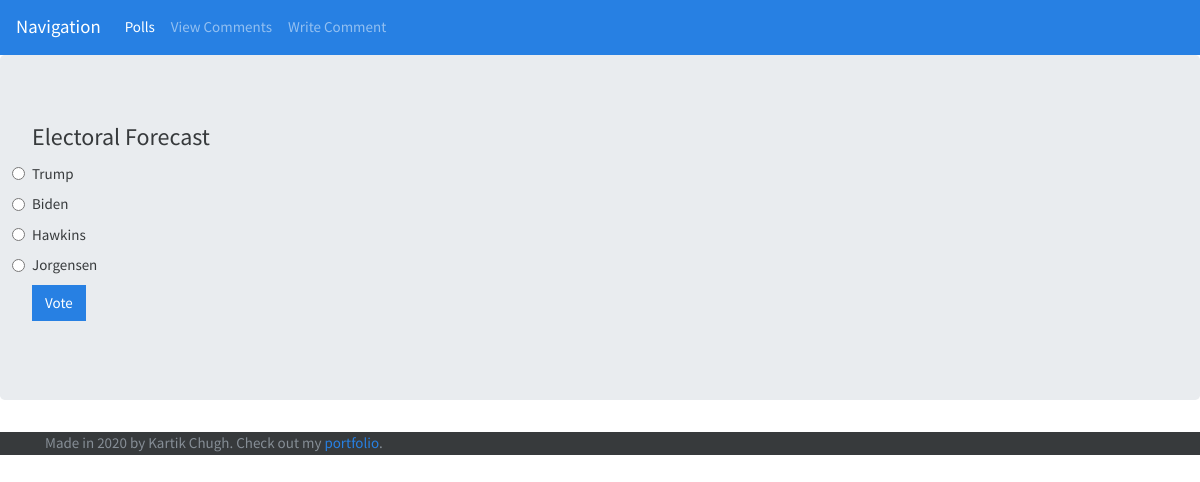
The app's page /polls/2/ with its own data.
### polls/models.py (models this page shows, shortened)
class Question(models.Model):
    question_text = models.CharField(max_length=200)
    pub_date = models.DateTimeField('date published')
    def was_published_recently(self):
        now = timezone.now()
        return now >= self.pub_date >= now - datetime.timedelta(days=1)
    was_published_recently.admin_order_field = 'pub_date'
    was_published_recently.boolean = True
    was_published_recently.short_description = 'Published recently?'

class Choice(models.Model):
    question = models.ForeignKey(Question, on_delete=models.CASCADE)
    choice_text = models.CharField(max_length=200)
    votes = models.IntegerField(default=0)

### polls/views.py (the view)
# urls.py: path('<int:pk>/', views.DetailView.as_view(), name='detail'),
class DetailView(generic.DetailView):
    model = Question
    template_name = 'polls/detail.html'
    def get_queryset(self):
        return Question.objects.filter(pub_date__lte=timezone.now())

### polls/templates/polls/detail.html (shortened to what this page needs)
<link rel="stylesheet" href="https://stackpath.bootstrapcdn.com/bootstrap/4.3.1/css/bootstrap.min.css">
<link rel="stylesheet" href="https://bootswatch.com/4/cosmo/bootstrap.css" media="screen">
<link href="https://getbootstrap.com/docs/4.1/examples/sticky-footer/sticky-footer.css" rel="stylesheet">
<nav class="navbar navbar-expand-lg navbar-dark bg-primary">
    <a class="navbar-brand" href="#">Navigation</a>
    <div class="collapse navbar-collapse" id="navbarColor01">
      <ul class="navbar-nav mr-auto">
        <li class="nav-item active">
          <a class="nav-link" href="{% url 'polls:index' %}">Polls <span class="sr-only">(current)</span></a>
        </li>
        <li class="nav-item">
          <a class="nav-link" href="{% url 'polls:comments_list' %}">View Comments</a>
        </li>
        <li class="nav-item">
          <a class="nav-link" href="{% url 'polls:comments' %}">Write Comment</a>
        </li>
      </ul>
    </div>
  </nav>
  <div class="jumbotron form-check">
    <legend>{{ question.question_text }}</legend>
    <form action="{% url 'polls:vote' question.id %}" method="post">
    {% for choice in question.choice_set.all %}
        <input type="radio" class="form-check-input" name="choice" id="choice{{ forloop.counter }}" value="{{ choice.id }}">
        <label for="choice{{ forloop.counter }}" >{{ choice.choice_text }}</label><br>
    {% endfor %}
    <input type="submit" value="Vote" class="btn btn-primary">
    </form>
</div>
<footer class="footer navbar-dark bg-dark">
    <div class="container">
      <span class="text-muted">Made in 2020 by Kartik Chugh. Check out my <a href="https://github.com/KartikChugh">portfolio</a>.</span>
    </div>
</footer>

### records on screen
Question: question_text "Electoral Forecast"
Choice: choice_text "Trump"
Choice: choice_text "Biden"
Choice: choice_text "Hawkins"
Choice: choice_text "Jorgensen"
